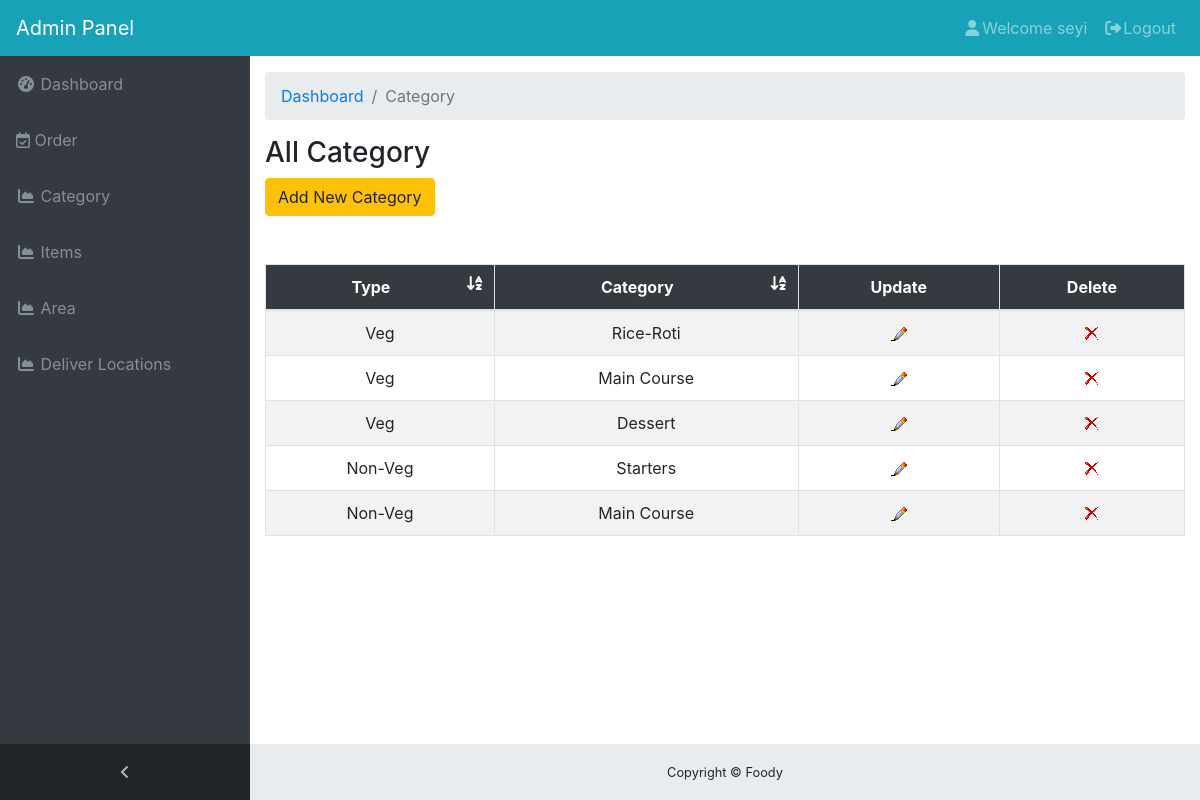
/Admin/admin_files/category.php (signed in), run on the app's committed database.
### tables this page shows
CREATE TABLE `type_table` (
  `type_id` int(11) NOT NULL,
  `type_name` varchar(155) NOT NULL,
  `timestamp` datetime NOT NULL DEFAULT CURRENT_TIMESTAMP,
  `category` varchar(155) NOT NULL
);

### Admin/admin_files/category.php (the view, shortened to what this page needs)
<!DOCTYPE html>
<html lang="en">
<head>
  <link href="../vendor/bootstrap/css/bootstrap.min.css" rel="stylesheet">
  <link href="../vendor/font-awesome/css/font-awesome.min.css" rel="stylesheet" type="text/css">
  <link href="../css/sb-admin.css" rel="stylesheet">
</head>
<body class="fixed-nav sticky-footer bg-dark" id="page-top">
  <?php require("header.php") ?>
  <div class="content-wrapper">
    <div class="container-fluid">
      <ol class="breadcrumb">
        <li class="breadcrumb-item">
          <a href="index.php">Dashboard</a>
        </li>
        <li class="breadcrumb-item active">Category</li>
      </ol>
      <div class="row">
        <div class="col-12">
          <h3>All Category</h3>
          <a href="category_add.php" class="btn btn-warning">Add New Category</a>
        </div>
      </div>
    </div>
	<?php
	$src = "SELECT * FROM type_table ORDER BY type_name DESC";
	$rs=mysqli_query($con,$src) or die(mysqli_error($con));
	if(mysqli_num_rows($rs)>0)
	{?>
<br>
<br>
    <div class="col-12">
		<table cellpadding="10" class="col-12 table-hover table-bordered text-center table-striped" id="cat_table">
			<thead class="text-white bg-dark">
				<tr>
					<th>Type<i class="fa float-right fa-sort-alpha-asc" onClick="sortTable(0)"></i></th>
					<th>Category<i class="fa float-right fa-sort-alpha-asc" onClick="sortTable(1)"></i></th>
					<th>Update</th>
					<th>Delete</th>
				</tr>
			</thead>
			<tbody>
				<?php
					while($rec = mysqli_fetch_assoc($rs))
					{?>
						<tr>
							<td><?php echo $rec['type_name']?></td>
							<td><?php echo $rec['category']?></td>
							<td><a href="category_update.php?id=<?php echo $rec['type_id']; ?>"><img src="../images/edit.png"></a></td>
							<td><a href="category_delete.php?id=<?php echo $rec['type_id']; ?>"><img src="../images/delete.png"></a></td>
						</tr>
					<?php }?>
			</tbody>
		</table>
		<br><br>
	</div>
	<?php }
	else
	{
		echo "<br><br>&nbsp;&nbsp;&nbsp;No Category Found !";
	}?>
   	<?php
	require("footer.php");
	?>

### Admin/css/sb-admin.css (style rules this page uses)
html { position: relative; min-height: 100%; }
body { overflow-x: hidden; }
body.sticky-footer { margin-bottom: 56px; }
body.sticky-footer .content-wrapper { min-height: calc(100vh - 56px - 56px); }
body.fixed-nav { padding-top: 56px; }
.content-wrapper { min-height: calc(100vh - 56px); padding-top: 1rem; }
.content-wrapper { overflow-x: hidden; background: white; }
@media (min-width: 992px) { .content-wrapper { margin-left: 250px; } }

### data on the page
type_table: type_name "Veg", category "Rice-Roti"
type_table: type_name "Veg", category "Main Course"
type_table: type_name "Veg", category "Dessert"
type_table: type_name "Non-Veg", category "Starters"
type_table: type_name "Non-Veg", category "Main Course"

### other printed values
$first_name[0] "seyi"
